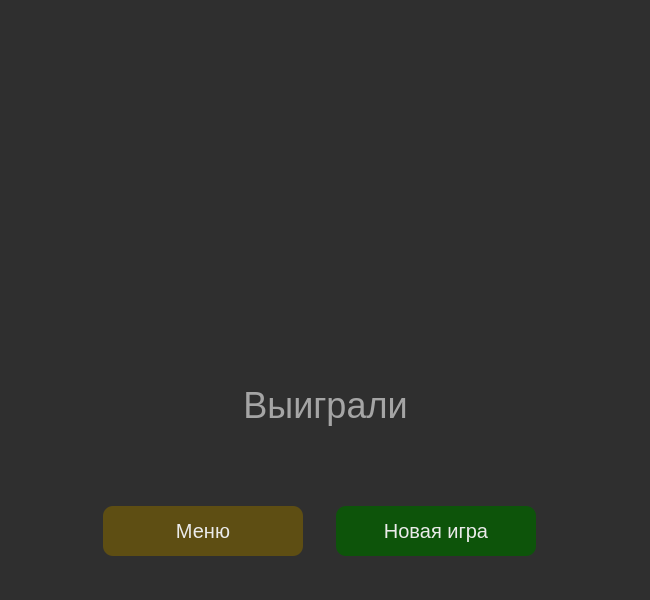
<?xml version="1.0" encoding="UTF-8"?>
<ui version="4.0">
 <class>Dialog</class>
 <widget class="QDialog" name="Dialog">
  <property name="geometry">
   <rect>
    <x>0</x>
    <y>0</y>
    <width>650</width>
    <height>600</height>
   </rect>
  </property>
  <property name="minimumSize">
   <size>
    <width>650</width>
    <height>600</height>
   </size>
  </property>
  <property name="maximumSize">
   <size>
    <width>650</width>
    <height>600</height>
   </size>
  </property>
  <property name="windowTitle">
   <string>Dialog</string>
  </property>
  <property name="styleSheet">
   <string notr="true">background-color:rgb(47,47,47);</string>
  </property>
  <widget class="QWidget" name="layoutWidget">
   <property name="geometry">
    <rect>
     <x>70</x>
     <y>480</y>
     <width>501</width>
     <height>102</height>
    </rect>
   </property>
   <layout class="QHBoxLayout" name="horizontalLayout">
    <property name="spacing">
     <number>0</number>
    </property>
    <item>
     <widget class="QPushButton" name="pushButton_2">
      <property name="minimumSize">
       <size>
        <width>200</width>
        <height>50</height>
       </size>
      </property>
      <property name="maximumSize">
       <size>
        <width>200</width>
        <height>50</height>
       </size>
      </property>
      <property name="styleSheet">
       <string notr="true">background:rgb(94, 78, 19);
font-size:20px;
color:rgb(235, 235, 235);
border-radius:10px;
border:none;</string>
      </property>
      <property name="text">
       <string>Меню</string>
      </property>
      <property name="icon">
       <iconset resource="resource.qrc">
        <normaloff>:/icons/icons/home.svg</normaloff>:/icons/icons/home.svg</iconset>
      </property>
      <property name="iconSize">
       <size>
        <width>25</width>
        <height>25</height>
       </size>
      </property>
     </widget>
    </item>
    <item>
     <widget class="QPushButton" name="pushButton">
      <property name="minimumSize">
       <size>
        <width>200</width>
        <height>50</height>
       </size>
      </property>
      <property name="maximumSize">
       <size>
        <width>200</width>
        <height>50</height>
       </size>
      </property>
      <property name="styleSheet">
       <string notr="true">background:rgb(13, 84, 10);
font-size:20px;
color:rgb(235, 235, 235);
border-radius:10px;
border:none;</string>
      </property>
      <property name="text">
       <string>Новая игра</string>
      </property>
      <property name="icon">
       <iconset resource="resource.qrc">
        <normaloff>:/icons/icons/play.svg</normaloff>:/icons/icons/play.svg</iconset>
      </property>
      <property name="iconSize">
       <size>
        <width>25</width>
        <height>25</height>
       </size>
      </property>
     </widget>
    </item>
   </layout>
  </widget>
  <widget class="QPushButton" name="pushButton_3">
   <property name="geometry">
    <rect>
     <x>150</x>
     <y>360</y>
     <width>361</width>
     <height>91</height>
    </rect>
   </property>
   <property name="layoutDirection">
    <enum>Qt::LayoutDirection::RightToLeft</enum>
   </property>
   <property name="styleSheet">
    <string notr="true">border:none;
background-color:none;
color:rgb(165, 165, 165);
font-size:36px;
font-weight:800px;
text-align:center;</string>
   </property>
   <property name="text">
    <string>Выиграли </string>
   </property>
   <property name="icon">
    <iconset resource="resource.qrc">
     <normaloff>:/icons/icons/white_figure_default.png</normaloff>:/icons/icons/white_figure_default.png</iconset>
   </property>
   <property name="iconSize">
    <size>
     <width>90</width>
     <height>90</height>
    </size>
   </property>
  </widget>
  <widget class="QPushButton" name="pushButton_4">
   <property name="geometry">
    <rect>
     <x>0</x>
     <y>0</y>
     <width>650</width>
     <height>340</height>
    </rect>
   </property>
   <property name="minimumSize">
    <size>
     <width>650</width>
     <height>340</height>
    </size>
   </property>
   <property name="maximumSize">
    <size>
     <width>650</width>
     <height>340</height>
    </size>
   </property>
   <property name="styleSheet">
    <string notr="true">background-color:rgb(47,47,47);
border:none;
</string>
   </property>
   <property name="text">
    <string/>
   </property>
   <property name="icon">
    <iconset>
     <normaloff>images/default.png</normaloff>images/default.png</iconset>
   </property>
   <property name="iconSize">
    <size>
     <width>650</width>
     <height>330</height>
    </size>
   </property>
  </widget>
 </widget>
 <resources>
  <include location="resource.qrc"/>
 </resources>
 <connections/>
</ui>
